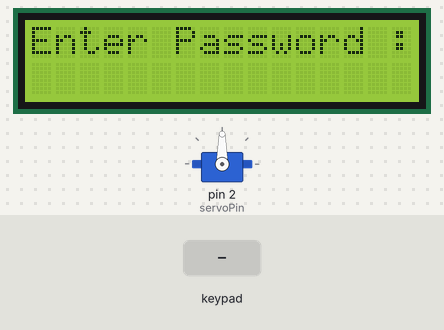
This sketch was run on a simulated Arduino Mega 2560, built with avr-gcc and run on an emulated ATmega2560. Shown: 16×2 character LCD, servo. Inputs (shaded band) come from the test bench. What the sketch prints to the serial monitor is not drawn.

Above: at 1.2 s.
1.3 s: keypad keys 1 2 3 4 = pressed 0.4 s apart
At 2.98 s:
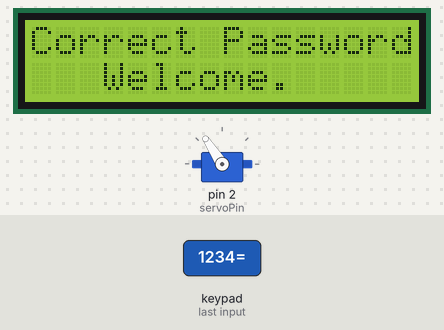
At 11.4 s:
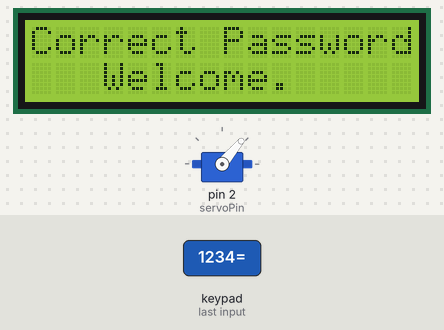
Timing chart, 0 to 17.1 s (numbered marks = the images above; inputs shaded):
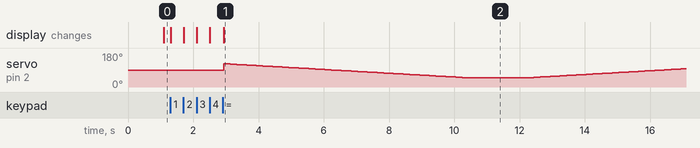

The sketch:

Door_Ultrasonic_Password.ino
```cpp
#include <LiquidCrystal_I2C.h>
#include <Keypad.h>
#include<Servo.h>

//keypad pins
const byte ROWS = 4 , COLS = 4;
byte pinRows[ROWS] = {18,19,20,21};

byte pinCols[COLS] =  {14,15,16,17};
//door buzzer
#define buzzer1 18

//servo pin
#define servoPin 2

//ultrasonic pins
#define echo 52
#define trig 50

LiquidCrystal_I2C lcd(0x27, 16, 2);
char keys[ROWS][COLS] = {{'1', '2', '3', 'A'},
                        {'4', '5', '6', 'B'},
                      {'7', '8', '9', 'C'},
  {'*', '0', '=', 'D'}
};
Keypad keypad = Keypad(makeKeymap(keys) , pinRows , pinCols, ROWS , COLS);
bool password = false; byte ct = 0;
const String pass = "1234" ;
Servo Myservo;
float distant, disC;

void setup() {
  lcd.init();
  lcd.backlight();
  Myservo.attach(servoPin);
  pinMode(buzzer1, OUTPUT);
  pinMode(echo, INPUT);
  pinMode(trig, OUTPUT);
  Serial.begin(9600);
  noTone(buzzer1);

}
void loop() {
  if (true) {
    lcd.clear(); lcd.setCursor(0, 0); lcd.print("Welcome.");
    delay(1000);
    password = checkPass();
    if (password) {
      servo_left();
      delay(2000);
      servo_right();
      lcd.clear();
    }
    else {
      lcd.clear(); lcd.setCursor(0, 0); lcd.print("Warning!");
      tone(buzzer1, 6000);
      long t = millis();
      while (millis() < t + 5500) {
        lcd.setCursor(0, 1); lcd.print((millis() - t) / 1000);
      }
      noTone(buzzer1);
      lcd.clear();
    }
  }

}
bool checkPass() {
  for (int i = 0 ; i < 3; i++) {
    lcd.setCursor(0, 0); lcd.print("Enter Password : "); lcd.setCursor(0, 1);
    String text = "";
    while (true) {
      char key = keypad.getKey();
      Serial.println(key);
      if (key == '=' && text == pass) {
        lcd.clear(); lcd.setCursor(0, 0); lcd.print("Correct Password" );
        lcd.setCursor(3, 1); lcd.print("Welcome." );
        return true;
      }
      else if (key == '=' && text != pass) {
        lcd.clear();
        lcd.setCursor(0, 0);
        lcd.print("Wrong Password");
        lcd.setCursor(0, 1);
        lcd.print("Try again.");
        delay(1000);
        lcd.clear();
        break;
      }
      else if (key) {
        text += String(key);
        lcd.print(key);
      }
    }
  }
  return false;
}


void servo_right()
{
  for (int pos = 50; pos <= 124; pos++) {
    Myservo.write(pos);
    delay(100);
  }
}

void servo_left()
{
  for (int pos = 123; pos >= 50; pos--) {
    Myservo.write(pos);
    delay(100);
  }
}


float ultrasonic()
{
  digitalWrite(trig, LOW);
  delayMicroseconds(2);
  digitalWrite(trig, HIGH);
  delayMicroseconds(10);
  digitalWrite(trig, LOW);
  distant = pulseIn(echo, HIGH);
  disC = distant * 0.5 * 0.034;
  Serial.println(disC);
  return disC;
}
```

Measured:
- after the input at 1.3 s, servo on pin 2 (servoPin): 90° → 123° after 1.6 s, → 122° 0.10 s later, → 121° 0.10 s later, → 120° 0.10 s later, … (121 changes in this stretch); the display: first changes at once (image 1 shows a later state)
